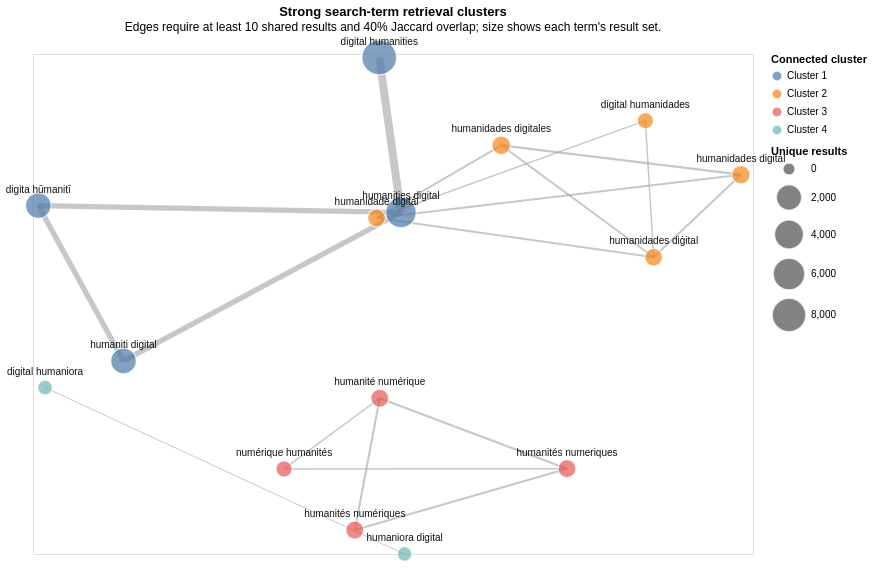

The cell this chart's notebook holds for it:
### Code cell
# Retain only substantial, proportionally strong overlaps so large English result sets do not dominate.
network_edges = overlap_edges[(overlap_edges["shared_result_count"] >= 10) &
                              (overlap_edges["jaccard_overlap"] >= 0.40)].copy()
G = nx.from_pandas_edgelist(network_edges, "source_term_key", "target_term_key",
                            edge_attr=["shared_result_count", "jaccard_overlap"])
positions = nx.spring_layout(G, seed=42, k=1.25)
component_by_node = {}
for component_number, component in enumerate(nx.connected_components(G), start=1):
    for node in component:
        component_by_node[node] = f"Cluster {component_number}"

term_totals = overlap_review.set_index("search_term_key")["total_unique_results"].astype(int).to_dict()
network_nodes = pd.DataFrame([{"term": node, "x": positions[node][0], "y": positions[node][1],
                               "cluster": component_by_node[node],
                               "total_unique_results": term_totals.get(node, 0)} for node in G.nodes])
network_links = pd.DataFrame([{"source": row.source_term_key, "target": row.target_term_key,
                               "x": positions[row.source_term_key][0], "y": positions[row.source_term_key][1],
                               "x2": positions[row.target_term_key][0], "y2": positions[row.target_term_key][1],
                               "shared_result_count": row.shared_result_count,
                               "jaccard_overlap": row.jaccard_overlap}
                              for row in network_edges.itertuples(index=False)])

links = alt.Chart(network_links).mark_rule(color="#9A9A9A", opacity=0.55).encode(
    x=alt.X("x:Q", axis=None), y=alt.Y("y:Q", axis=None), x2="x2:Q", y2="y2:Q",
    strokeWidth=alt.StrokeWidth("shared_result_count:Q", scale=alt.Scale(type="sqrt", range=[1, 8]), legend=None),
    tooltip=["source:N", "target:N", "shared_result_count:Q", alt.Tooltip("jaccard_overlap:Q", format=".1%")],
)
points = alt.Chart(network_nodes).mark_circle(stroke="white", strokeWidth=1.2).encode(
    x=alt.X("x:Q", axis=None), y=alt.Y("y:Q", axis=None),
    size=alt.Size("total_unique_results:Q", scale=alt.Scale(type="sqrt", range=[150, 1200]), title="Unique results"),
    color=alt.Color("cluster:N", title="Connected cluster", scale=alt.Scale(scheme="tableau10")),
    tooltip=["term:N", "cluster:N", "total_unique_results:Q"],
)
node_labels = alt.Chart(network_nodes).mark_text(dy=-16, fontSize=10, color="#111111").encode(
    x="x:Q", y="y:Q", text="term:N")
network_chart = (links + points + node_labels).properties(
    width=720, height=500, title={"text": "Strong search-term retrieval clusters",
        "subtitle": "Edges require at least 10 shared results and 40% Jaccard overlap; size shows each term's result set."})
display(network_chart)
save_chart(network_chart, str(FIGURE_DIR / "search_term_overlap_network.png"), scale_factor=2)
print(f"{len(network_nodes)} terms, {len(network_links)} strong overlaps, "
      f"{nx.number_connected_components(G)} connected clusters shown.")

### Figure 1 — Vega specification as saved in the notebook (floating-point values rounded to 4 significant figures)
{"$schema": "https://vega.github.io/schema/vega/v6.json", "data": [{"name": "source_0", "values": [{"jaccard_overlap": 0.54, "shared_result_count": 4970, "source": "digital humanities", "target": "humanities digital", "x": -0.03057, "x2": 0.0177, "y": 0.9859, "y2": 0.3662}, {"jaccard_overlap": 0.4131, "shared_result_count": 2061, "source": "humaniti digital", "target": "humanities digital", "x": -0.5989, "x2": 0.0177, "y": -0.2276, "y2": 0.3662}, {"jaccard_overlap": 0.4126, "shared_result_count": 2060, "source": "digita hūmanitī", "target": "humanities digital", "x": -0.7882, "x2": 0.0177, "y": 0.3935, "y2": 0.3662}, {"jaccard_overlap": 0.9899, "shared_result_count": 2054, "source": "digita hūmanitī", "target": "humaniti digital", "x": -0.7882, "x2": -0.5989, "y": 0.3935, "y2": -0.2276}, {"jaccard_overlap": 0.9211, "shared_result_count": 280, "source": "humanidades digital", "target": "humanidades digitales", "x": 0.7732, "x2": 0.2405, "y": 0.5172, "y2": 0.6349}, {"jaccard_overlap": 0.9758, "shared_result_count": 242, "source": "humanités numeriques", "target": "humanités numériques", "x": 0.3866, "x2": -0.08485, "y": -0.6588, "y2": -0.9043}, {"jaccard_overlap": 0.9315, "shared_result_count": 231, "source": "humanité numérique", "target": "humanités numeriques", "x": -0.02953, "x2": 0.3866, "y": -0.377, "y2": -0.6588}, {"jaccard_overlap": 0.9094, "shared_result_count": 231, "source": "humanité numérique", "target": "humanités numériques", "x": -0.02953, "x2": -0.08485, "y": -0.377, "y2": -0.9043}, {"jaccard_overlap": 0.973, "shared_result_count": 216, "source": "humanidade digitál", "target": "humanidades diġital", "x": -0.03653, "x2": 0.5792, "y": 0.3439, "y2": 0.1872}, {"jaccard_overlap": 0.7633, "shared_result_count": 216, "source": "humanidades digital", "target": "humanidades diġital", "x": 0.7732, "x2": 0.5792, "y": 0.5172, "y2": 0.1872}, {"jaccard_overlap": 0.7474, "shared_result_count": 216, "source": "humanidade digitál", "target": "humanidades digital", "x": -0.03653, "x2": 0.7732, "y": 0.3439, "y2": 0.5172}, {"jaccard_overlap": 0.7007, "shared_result_count": 213, "source": "humanidades digitales", "target": "humanidades diġital", "x": 0.2405, "x2": 0.5792, "y": 0.6349, "y2": 0.1872}, {"jaccard_overlap": 0.6871, "shared_result_count": 213, "source": "humanidade digitál", "target": "humanidades digitales", "x": -0.03653, "x2": 0.2405, "y": 0.3439, "y2": 0.6349}, {"jaccard_overlap": 0.4304, "shared_result_count": 102, "source": "humanité numérique", "target": "numérique humanités", "x": -0.02953, "x2": -0.2421, "y": -0.377, "y2": -0.6598}, {"jaccard_overlap": 0.4041, "shared_result_count": 99, "source": "humanités numeriques", "target": "numérique humanités", "x": 0.3866, "x2": -0.2421, "y": -0.6588, "y2": -0.6598}, {"jaccard_overlap": 0.4174, "shared_result_count": 91, "source": "digital humanidades", "target": "humanidades diġital", "x": 0.5608, "x2": 0.5792, "y": 0.7332, "y2": 0.1872}, {"jaccard_overlap": 0.4062, "shared_result_count": 91, "source": "digital humanidades", "target": "humanidade digitál", "x": 0.5608, "x2": -0.03653, "y": 0.7332, "y2": 0.3439}, {"jaccard_overlap": 0.8108, "shared_result_count": 30, "source": "digital humaniora", "target": "humaniora digital", "x": -0.7731, "x2": 0.02582, "y": -0.3344, "y2": -1.0}]}, {"name": "source_1", "values": [{"cluster": "Cluster 1", "term": "digital humanities", "total_unique_results": 9187, "x": -0.03057, "y": 0.9859}, {"cluster": "Cluster 1", "term": "humanities digital", "total_unique_results": 4987, "x": 0.0177, "y": 0.3662}, {"cluster": "Cluster 1", "term": "humaniti digital", "total_unique_results": 2063, "x": -0.5989, "y": -0.2276}, {"cluster": "Cluster 1", "term": "digita hūmanitī", "total_unique_results": 2066, "x": -0.7882, "y": 0.3935}, {"cluster": "Cluster 2", "term": "humanidades digital", "total_unique_results": 283, "x": 0.7732, "y": 0.5172}, {"cluster": "Cluster 2", "term": "humanidades digitales", "total_unique_results": 301, "x": 0.2405, "y": 0.6349}, {"cluster": "Cluster 3", "term": "humanités numeriques", "total_unique_results": 242, "x": 0.3866, "y": -0.6588}, {"cluster": "Cluster 3", "term": "humanités numériques", "total_unique_results": 248, "x": -0.08485, "y": -0.9043}, {"cluster": "Cluster 3", "term": "humanité numérique", "total_unique_results": 237, "x": -0.02953, "y": -0.377}, {"cluster": "Cluster 2", "term": "humanidade digitál", "total_unique_results": 222, "x": -0.03653, "y": 0.3439}, {"cluster": "Cluster 2", "term": "humanidades diġital", "total_unique_results": 216, "x": 0.5792, "y": 0.1872}, {"cluster": "Cluster 3", "term": "numérique humanités", "total_unique_results": 102, "x": -0.2421, "y": -0.6598}, {"cluster": "Cluster 2", "term": "digital humanidades", "total_unique_results": 93, "x": 0.5608, "y": 0.7332}, {"cluster": "Cluster 4", "term": "digital humaniora", "total_unique_results": 37, "x": -0.7731, "y": -0.3344}, {"cluster": "Cluster 4", "term": "humaniora digital", "total_unique_results": 30, "x": 0.02582, "y": -1.0}]}, {"name": "source_2", "values": [{"term": "digital humanities", "x": -0.03057, "y": 0.9859}, {"term": "humanities digital", "x": 0.0177, "y": 0.3662}, {"term": "humaniti digital", "x": -0.5989, "y": -0.2276}, {"term": "digita hūmanitī", "x": -0.7882, "y": 0.3935}, {"term": "humanidades digital", "x": 0.7732, "y": 0.5172}, {"term": "humanidades digitales", "x": 0.2405, "y": 0.6349}, {"term": "humanités numeriques", "x": 0.3866, "y": -0.6588}, {"term": "humanités numériques", "x": -0.08485, "y": -0.9043}, {"term": "humanité numérique", "x": -0.02953, "y": -0.377}, {"term": "humanidade digitál", "x": -0.03653, "y": 0.3439}, {"term": "humanidades diġital", "x": 0.5792, "y": 0.1872}, {"term": "numérique humanités", "x": -0.2421, "y": -0.6598}, {"term": "digital humanidades", "x": 0.5608, "y": 0.7332}, {"term": "digital humaniora", "x": -0.7731, "y": -0.3344}, {"term": "humaniora digital", "x": 0.02582, "y": -1.0}]}, {"name": "source_1_color_domain_cluster", "values": [{"cluster": "Cluster 1"}, {"cluster": "Cluster 2"}, {"cluster": "Cluster 3"}, {"cluster": "Cluster 4"}]}], "marks": [{"type": "rule", "name": "layer_0_marks", "from": {"data": "source_0"}, "encode": {"update": {"strokeWidth": {"field": "shared_result_count", "scale": "strokeWidth"}, "x2": {"field": "x2", "scale": "x"}, "x": {"field": "x", "scale": "x"}, "stroke": {"value": "#9A9A9A"}, "y": {"field": "y", "scale": "y"}, "opacity": {"value": 0.55}, "tooltip": {"signal": "{\"source\": isValid(datum[\"source\"]) ? datum[\"source\"] : \"\"+datum[\"source\"], \"target\": isValid(datum[\"target\"]) ? datum[\"target\"] : \"\"+datum[\"target\"], \"shared_result_count\": format(datum[\"shared_result_count\"], \"\"), \"jaccard_overlap\": format(datum[\"jaccard_overlap\"], \".1%\")}"}, "y2": {"field": "y2", "scale": "y"}}}, "style": ["rule"]}, {"type": "symbol", "name": "layer_1_marks", "from": {"data": "source_1"}, "encode": {"update": {"opacity": {"value": 0.7}, "fill": {"field": "cluster", "scale": "color"}, "strokeWidth": {"value": 1.2}, "x": {"field": "x", "scale": "x"}, "stroke": {"value": "white"}, "y": {"field": "y", "scale": "y"}, "tooltip": {"signal": "{\"term\": isValid(datum[\"term\"]) ? datum[\"term\"] : \"\"+datum[\"term\"], \"cluster\": isValid(datum[\"cluster\"]) ? datum[\"cluster\"] : \"\"+datum[\"cluster\"], \"total_unique_results\": format(datum[\"total_unique_results\"], \"\")}"}, "size": {"field": "total_unique_results", "scale": "size"}, "shape": {"value": "circle"}}}, "style": ["circle"]}, {"type": "text", "name": "layer_2_marks", "from": {"data": "source_2"}, "encode": {"update": {"text": {"signal": "isValid(datum[\"term\"]) ? datum[\"term\"] : \"\"+datum[\"term\"]"}, "y": {"field": "y", "scale": "y"}, "dy": {"value": -16}, "fill": {"value": "#111111"}, "fontSize": {"value": 10}, "x": {"field": "x", "scale": "x"}, "baseline": {"value": "middle"}, "align": {"value": "center"}}}, "style": ["text"]}], "scales": [{"name": "x", "type": "linear", "domain": {"fields": [{"data": "source_0", "field": "x"}, {"data": "source_0", "field": "x2"}, {"data": "source_1", "field": "x"}, {"data": "source_2", "field": "x"}]}, "range": [0, {"signal": "width"}], "nice": true, "zero": true}, {"name": "y", "type": "linear", "domain": {"fields": [{"data": "source_0", "field": "y"}, {"data": "source_0", "field": "y2"}, {"data": "source_1", "field": "y"}, {"data": "source_2", "field": "y"}]}, "range": [{"signal": "height"}, 0], "nice": true, "zero": true}, {"name": "strokeWidth", "type": "sqrt", "domain": {"data": "source_0", "field": "shared_result_count"}, "range": [1, 8], "zero": false}, {"name": "color", "type": "ordinal", "domain": {"data": "source_1_color_domain_cluster", "field": "cluster", "sort": true}, "range": {"scheme": "tableau10"}}, {"name": "size", "type": "sqrt", "domain": {"data": "source_1", "field": "total_unique_results"}, "range": [150, 1200], "zero": true}], "title": {"text": "Strong search-term retrieval clusters", "frame": "group", "subtitle": "Edges require at least 10 shared results and 40% Jaccard overlap; size shows each term's result set."}, "legends": [{"title": "Connected cluster", "fill": "color", "symbolType": "circle", "encode": {"symbols": {"update": {"stroke": {"value": "white"}, "opacity": {"value": 0.7}}}}}, {"title": "Unique results", "size": "size", "symbolType": "circle", "encode": {"symbols": {"update": {"fill": {"value": "black"}, "stroke": {"value": "white"}, "fillOpacity": {"value": 0.7}, "opacity": {"value": 0.7}}}}}], "height": 500, "width": 720, "padding": 5, "style": "cell", "background": "white"}
